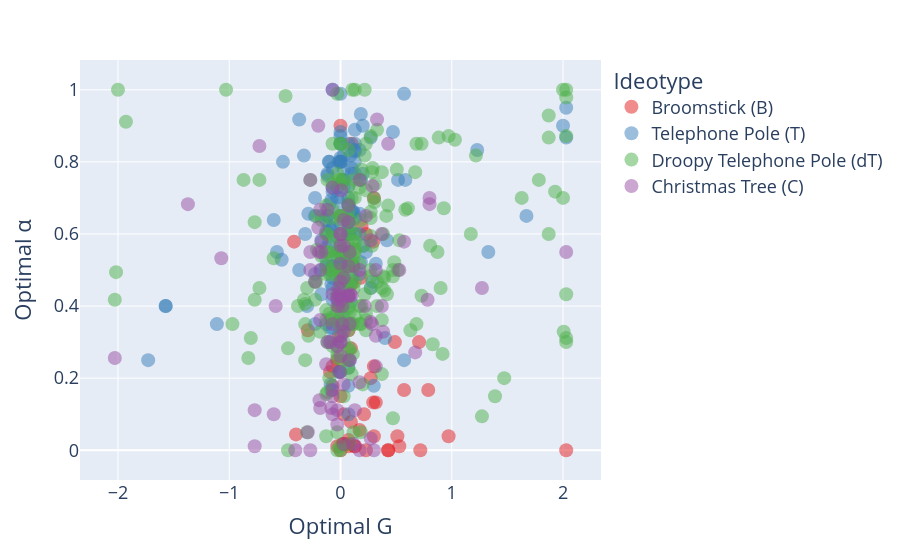

Write notebook code for a chart like this one.
### Code cell
fig = px.scatter(
    ideotypes_df,
    x="optimal G",
    y="optimal alpha",
    color=ideotypes_df["ideotype label"].astype(str),
    hover_name="arbor name",
    opacity=0.5,
    color_discrete_sequence=px.colors.qualitative.Set1,
)

fig.update_traces(marker=dict(size=14))
fig.update_layout(
    font=dict(size=18),
    legend_title_text="Ideotype",
    xaxis_title="Optimal G",
    yaxis_title="Optimal α",
    showlegend=True
)

fig.show()
fig.write_html("docs/Optimal_G_alpha_ideotypes.html")
fig.write_image("paper-figs/Ideotypes-Analysis/Optimal-alpha-vs-G.pdf")

### Figure 1 — Plotly figure (JSON) as saved in the notebook; plotly's stock layout.template omitted (floating-point values rounded to 4 significant figures; data arrays with more than 128 entries replaced by an {"elided": "..."} marker saying what was removed)
{"data": [{"hovertemplate": "<b>%{hovertext}</b><br><br>ideotype label=Broomstick (B)<br>optimal G=%{x}<br>optimal alpha=%{y}<extra></extra>", "hovertext": ["101_2_C_day5", "101_3_C_day5", "101_3_S_day5", "103_2_C_day5", "106_2_C_day5", "106_1_S_day5", "138_4_C_day5", "142_1_C_day5", "144_3_C_day5", "144_2_C_day5", "144_3_S_day5", "166_2_C_day5", "170_3_C_day5", "175_3_C_day5", "175_4_C_day5", "179_1_C_day5", "189_3_C_day5", "194_3_C_day5", "194_3_S_day5", "195_1_C_day5", "196_1_S_day5", "197_3_C_day5", "198_1_C_day5", "212_1_C_day5", "220_1_S_day5", "222_1_S_day5", "233_2_C_day5", "233_3_C_day5", "233_1_C_day5", "233_1_S_day5", "233_2_S_day5", "239_2_S_day5", "250_4_C_day5", "250_2_S_day5", "250_1_S_day5", "253_1_C_day5", "256_3_C_day5", "256_2_C_day5", "258_3_C_day5", "271_3_C_day5", "271_4_C_day5", "271_2_C_day5", "271_1_S_day5", "283_3_C_day5", "283_3_S_day5", "286_2_C_day5", "286_1_C_day5", "286_3_C_day5", "286_1_S_day5", "288_2_C_day5", "290_1_C_day5", "291_2_C_day5", "291_1_C_day5", "291_3_C_day5", "292_3_C_day5", "292_2_C_day5", "292_2_S_day5", "300_2_C_day5", "307_3_C_day5"], "legendgroup": "Broomstick (B)", "marker": {"color": "rgb(228,26,28)", "opacity": 0.5, "size": 14, "symbol": "circle"}, "mode": "markers", "name": "Broomstick (B)", "orientation": "v", "showlegend": true, "type": "scatter", "x": [0.0, 0.7173, 0.3173, -0.0286, 0.5113, 2.029, -0.0173, -0.0173, 0.1887, 0.3, 0.0286, 0.1827, 0.1714, 0.2714, 0.2286, 0.2113, -0.294, 0.094, 0.0173, 0.1, -0.0714, -0.0113, 0.4286, 0.0714, 0.706, 0.5286, 0.0, 0.4286, 0.4887, 0.0714, 0.1286, 0.0, 0.1113, 0.0714, 0.1173, -0.0286, 0.9714, -0.4173, 0.294, 0.0714, -0.0714, -0.006, -0.094, 0.0, -0.0714, 0.2286, 0.1, 0.0714, 0.5714, -0.4, 0.294, 0.0286, 0.0714, 0.094, 0.3, 0.1286, 0.3, -0.0113, 0.7887], "xaxis": "x", "y": [0.15, 0.0, 0.1327, 0.25, 0.0387, 0.0, 0.4, 0.3173, 0.6214, 0.2327, 0.0173, 0.4786, 0.056, 0.2, 0.0, 0.1, 0.3327, 0.0786, 0.0173, 0.85, 0.5113, 0.3613, 0.0, 0.0286, 0.3, 0.0113, 0.0, 0.0, 0.3, 0.0113, 0.0113, 0.65, 0.5113, 0.3327, 0.5113, 0.0113, 0.0387, 0.5786, 0.1327, 0.4286, 0.2327, 0.2173, 0.2173, 0.9, 0.1786, 0.6, 0.4613, 0.25, 0.1673, 0.044, 0.5786, 0.1, 0.0173, 0.2827, 0.0387, 0.0113, 0.7, 0.4, 0.1673], "yaxis": "y"}, {"hovertemplate": "<b>%{hovertext}</b><br><br>ideotype label=Telephone Pole (T)<br>optimal G=%{x}<br>optimal alpha=%{y}<extra></extra>", "hovertext": {"elided": "156 str values"}, "legendgroup": "Telephone Pole (T)", "marker": {"color": "rgb(55,126,184)", "opacity": 0.5, "size": 14, "symbol": "circle"}, "mode": "markers", "name": "Telephone Pole (T)", "orientation": "v", "showlegend": true, "type": "scatter", "x": {"elided": "156 float values"}, "xaxis": "x", "y": {"elided": "156 float values"}, "yaxis": "y"}, {"hovertemplate": "<b>%{hovertext}</b><br><br>ideotype label=Droopy Telephone Pole (dT)<br>optimal G=%{x}<br>optimal alpha=%{y}<extra></extra>", "hovertext": {"elided": "251 str values"}, "legendgroup": "Droopy Telephone Pole (dT)", "marker": {"color": "rgb(77,175,74)", "opacity": 0.5, "size": 14, "symbol": "circle"}, "mode": "markers", "name": "Droopy Telephone Pole (dT)", "orientation": "v", "showlegend": true, "type": "scatter", "x": {"elided": "251 float values"}, "xaxis": "x", "y": {"elided": "251 float values"}, "yaxis": "y"}, {"hovertemplate": "<b>%{hovertext}</b><br><br>ideotype label=Christmas Tree (C)<br>optimal G=%{x}<br>optimal alpha=%{y}<extra></extra>", "hovertext": ["103_1_C_day5", "103_4_S_day5", "104_1_C_day5", "104_2_S_day5", "104_1_S_day5", "105_2_S_day5", "138_3_S_day5", "139_1_C_day5", "140_2_C_day5", "140_1_C_day5", "140_3_C_day5", "141_3_C_day5", "142_3_S_day5", "142_1_S_day5", "147_1_S_day5", "165_2_C_day5", "165_2_S_day5", "166_1_S_day5", "167_1_C_day5", "168_2_S_day5", "169_3_S_day5", "169_2_S_day5", "171_1_S_day5", "173_1_C_day5", "173_2_S_day5", "174_2_C_day5", "174_1_C_day5", "174_3_S_day5", "194_2_S_day5", "197_1_S_day5", "198_2_S_day5", "198_3_S_day5", "199_3_C_day5", "201_1_S_day5", "201_2_S_day5", "201_3_S_day5", "207_3_S_day5", "211_2_S_day5", "211_3_S_day5", "212_3_S_day5", "212_2_S_day5", "213_1_S_day5", "214_2_S_day5", "220_2_C_day5", "220_1_C_day5", "222_1_C_day5", "225_2_C_day5", "228_4_S_day5", "230_1_C_day5", "230_3_C_day5", "230_3_s_day5", "231_3_C_day5", "231_2_S_day5", "231_3_S_day5", "233_4_C_day5", "233_3_S_day5", "235_1_S_day5", "236_3_S_day5", "236_4_S_day5", "236_2_S_day5", "239_4_C_day5", "240_2_C_day5", "240_1_C_day5", "240_2_S_day5", "240_1_S_day5", "241_3_S_day5", "244_3_C_day5", "245_3_S_day5", "247_1_C_day5", "249_1_S_day5", "253_3_S_day5", "256_3_S_day5", "264_2_S_day5", "270_1_C_day5", "270_2_C_day5", "271_1_C_day5", "271_2_S_day5", "271_3_S_day5", "273_2_C_day5", "273_1_S_day5", "277_1_S_day5", "280_1_S_day5", "283_2_S_day5", "283_1_S_day5", "285_3_S_day5", "287_2_C_day5", "290_1_S_day5", "291_2_S_day5", "291_1_S_day5", "291_3_S_day5", "294_1_S_day5", "299_3_C_day5", "300_3_S_day5", "300_2_S_day5", "301_2_C_day5", "301_3_C_day5", "301_3_S_day5", "301_2_S_day5", "301_1_S_day5", "307_3_S_day5", "307_1_S_day5", "308_2_C_day5", "308_1_S_day5", "308_2_S_day5", "308_3_S_day5"], "legendgroup": "Christmas Tree (C)", "marker": {"color": "rgb(152,78,163)", "opacity": 0.5, "size": 14, "symbol": "circle"}, "mode": "markers", "name": "Christmas Tree (C)", "orientation": "v", "showlegend": true, "type": "scatter", "x": [-0.006, 0.7827, 0.0714, -0.6, -0.0286, 0.0286, -0.006, 0.2887, -0.0173, 0.0, -0.0887, 0.1714, 0.0827, 0.0827, 0.3173, 0.3, 0.0173, 0.2714, -0.5827, 0.3714, -0.1173, 0.5714, 0.3173, 0.0887, 0.3173, -0.0286, 0.0, -0.0714, -2.029, 0.8, 0.1714, -0.0714, 0.2827, 0.4286, -0.0286, 0.0286, 0.1714, -0.0827, -0.2286, 0.0286, 0.0173, 2.029, -0.2, -1.071, -0.1827, 0.0, 0.3286, 0.6714, 0.3714, -0.2714, -0.2714, 0.1173, -0.7286, 0.0, -0.7714, -0.1827, -0.1827, 0.2714, 0.1, -0.294, -0.0714, 0.0286, 0.0, -0.0286, 0.1286, 0.0, 0.0, 0.0714, -0.1714, 0.006, -0.2714, -1.371, 0.0714, 0.1714, 0.0286, -0.0173, -0.1827, -0.0714, -0.194, -0.2, -0.7714, 0.0714, 0.8, -0.0714, -0.1887, -0.1714, 0.006, -0.1286, 0.2173, 1.271, -0.0714, -0.1173, 0.0827, -0.2714, -0.0286, 0.2714, 0.0286, 0.0, 0.5286, 0.2286, 0.3827, 0.006, -0.0714, 0.0714, -0.406], "xaxis": "x", "y": [0.2173, 0.4173, 0.4286, 0.1, 0.0714, 0.6387, 0.4286, 0.7327, 0.45, 0.3, 0.3, 0.5, 0.55, 0.35, 0.5, 0.0, 0.35, 0.0327, 0.4, 0.6, 0.3, 0.5786, 0.2327, 0.4327, 0.3173, 0.4214, 0.2613, 0.35, 0.256, 0.7, 0.1887, 0.1, 0.35, 0.85, 0.2887, 0.5673, 0.0, 0.1173, 0.4673, 0.0173, 0.4, 0.55, 0.9, 0.5327, 0.3613, 0.5173, 0.9173, 0.2714, 0.4, 0.5, 0.55, 0.0173, 0.844, 0.3, 0.0113, 0.1173, 0.5, 0.5827, 0.4286, 0.05, 0.4327, 0.3286, 0.4673, 0.1113, 0.1113, 0.5673, 0.6, 0.4286, 0.55, 0.3173, 0.75, 0.6827, 0.6327, 0.75, 0.4786, 0.4327, 0.6673, 0.15, 0.55, 0.6173, 0.1113, 0.5113, 0.6827, 0.7286, 0.1387, 0.5786, 0.4173, 0.2387, 0.4, 0.45, 0.1673, 0.6673, 0.25, 0.0, 0.4, 0.356, 0.1827, 0.6, 0.5, 0.65, 0.3286, 0.7214, 1.0, 0.6786, 0.0], "yaxis": "y"}], "layout": {"autosize": true, "font": {"size": 18}, "legend": {"title": {"text": "Ideotype"}, "tracegroupgap": 0}, "margin": {"t": 60}, "showlegend": true, "xaxis": {"anchor": "y", "autorange": true, "domain": [0, 1], "range": [-2.318, 2.318], "title": {"text": "Optimal G"}, "type": "linear"}, "yaxis": {"anchor": "x", "autorange": true, "domain": [0, 1], "range": [-0.1094, 1.109], "title": {"text": "Optimal α"}, "type": "linear"}}}
